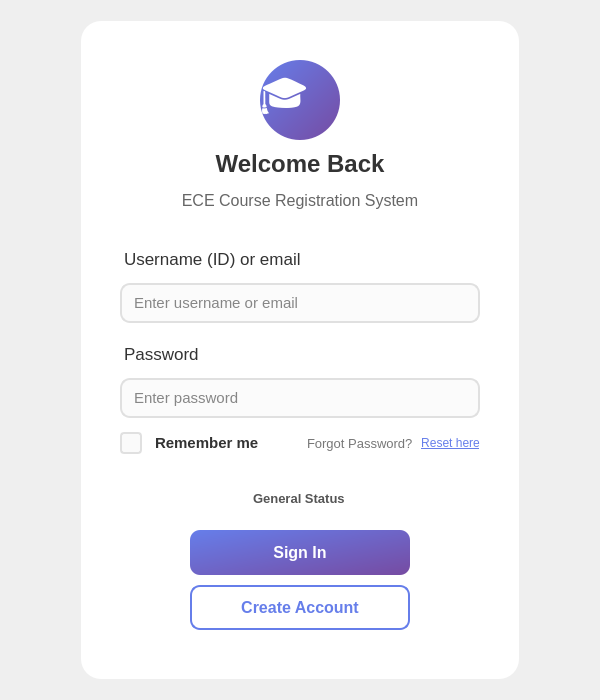
<?xml version="1.0" encoding="UTF-8"?>
<ui version="4.0">
 <class>LoginWidget</class>
 <widget class="QWidget" name="LoginWidget">
  <property name="geometry">
   <rect>
    <x>0</x>
    <y>0</y>
    <width>600</width>
    <height>700</height>
   </rect>
  </property>
  <property name="windowTitle">
   <string>Login</string>
  </property>
  <property name="windowIcon">
   <iconset>
    <normaloff>:/qrc_images/assets/images/login_bg.png</normaloff>:/qrc_images/assets/images/login_bg.png</iconset>
  </property>
  <property name="styleSheet">
   <string notr="true">/* ===== Background Gradient ===== */
QWidget#LoginWidget {
    background: qlineargradient(
        x1: 0, y1: 0,
        x2: 1, y2: 1,
        stop: 0 #667EEA,
        stop: 1 #764BA2
    );
    font-family: &quot;Segoe UI&quot;;
}</string>
  </property>
  <layout class="QGridLayout" name="gridLayout">
   <item row="1" column="1">
    <widget class="QFrame" name="loginPanel">
     <property name="enabled">
      <bool>true</bool>
     </property>
     <property name="sizePolicy">
      <sizepolicy hsizetype="Preferred" vsizetype="Preferred">
       <horstretch>0</horstretch>
       <verstretch>0</verstretch>
      </sizepolicy>
     </property>
     <property name="minimumSize">
      <size>
       <width>385</width>
       <height>0</height>
      </size>
     </property>
     <property name="maximumSize">
      <size>
       <width>650</width>
       <height>750</height>
      </size>
     </property>
     <property name="styleSheet">
      <string notr="true">QFrame#loginPanel {
    background-color: #ffffff;
    border-radius: 20px;
    padding: 30px;
}
</string>
     </property>
     <property name="frameShape">
      <enum>QFrame::Shape::StyledPanel</enum>
     </property>
     <property name="frameShadow">
      <enum>QFrame::Shadow::Raised</enum>
     </property>
     <property name="lineWidth">
      <number>0</number>
     </property>
     <layout class="QGridLayout" name="gridLayout_4">
      <item row="0" column="0">
       <layout class="QVBoxLayout" name="verticalLayout_Title">
        <property name="spacing">
         <number>6</number>
        </property>
        <item alignment="Qt::AlignmentFlag::AlignHCenter">
         <widget class="QLabel" name="logoIcon">
          <property name="minimumSize">
           <size>
            <width>80</width>
            <height>80</height>
           </size>
          </property>
          <property name="maximumSize">
           <size>
            <width>80</width>
            <height>80</height>
           </size>
          </property>
          <property name="styleSheet">
           <string notr="true">QLabel#logoIcon {
    background: qlineargradient(x1:0, y1:0, x2:1, y2:1, stop:0 #667EEA, stop:1 #764BA2);
    border-radius: 40px;
    min-width: 80px;
    min-height: 80px;
    max-width: 80px;
    max-height: 80px;
    font-size: 40px;
    color: white;
    qproperty-alignment: 'AlignCenter';
}
</string>
          </property>
          <property name="text">
           <string>🎓</string>
          </property>
         </widget>
        </item>
        <item alignment="Qt::AlignmentFlag::AlignHCenter">
         <widget class="QLabel" name="lableTitle">
          <property name="minimumSize">
           <size>
            <width>120</width>
            <height>35</height>
           </size>
          </property>
          <property name="styleSheet">
           <string notr="true">QLabel {
    color: #333333;
    font-size: 18pt;
    font-weight: bold;
    text-align: center;
    background: transparent;
}</string>
          </property>
          <property name="text">
           <string>Welcome Back</string>
          </property>
          <property name="alignment">
           <set>Qt::AlignmentFlag::AlignCenter</set>
          </property>
         </widget>
        </item>
        <item>
         <widget class="QLabel" name="labelSubtitle">
          <property name="minimumSize">
           <size>
            <width>300</width>
            <height>40</height>
           </size>
          </property>
          <property name="styleSheet">
           <string notr="true">QLabel#labelSubtitle{
    color: #666666;              /* gray color like HTML example */
    font-size: 12pt;              /* adjust size to fit QFrame */
    font-weight: normal;
    qproperty-alignment: 'AlignCenter';   /* center text horizontally */
    margin-bottom: 14px;
    background: transparent;        
}
</string>
          </property>
          <property name="text">
           <string>ECE Course Registration System</string>
          </property>
          <property name="alignment">
           <set>Qt::AlignmentFlag::AlignCenter</set>
          </property>
         </widget>
        </item>
       </layout>
      </item>
      <item row="1" column="0">
       <layout class="QVBoxLayout" name="verticalLayout_input">
        <property name="spacing">
         <number>5</number>
        </property>
        <item>
         <widget class="QLabel" name="labelUsername">
          <property name="minimumSize">
           <size>
            <width>150</width>
            <height>45</height>
           </size>
          </property>
          <property name="styleSheet">
           <string notr="true">QLabel {
    color: #333333;
    font-size: 13pt;
    margin-top: 10px;
    margin-bottom: 4px;
    background: transparent;
}</string>
          </property>
          <property name="text">
           <string>Username (ID) or email</string>
          </property>
         </widget>
        </item>
        <item>
         <widget class="QLineEdit" name="lineEditUsername">
          <property name="sizePolicy">
           <sizepolicy hsizetype="Minimum" vsizetype="Fixed">
            <horstretch>0</horstretch>
            <verstretch>0</verstretch>
           </sizepolicy>
          </property>
          <property name="minimumSize">
           <size>
            <width>100</width>
            <height>35</height>
           </size>
          </property>
          <property name="maximumSize">
           <size>
            <width>16777215</width>
            <height>65</height>
           </size>
          </property>
          <property name="styleSheet">
           <string notr="true">QLineEdit {
    border: 2px solid #E0E0E0;
    border-radius: 10px;
    padding: 8px 10px;
    background: rgba(250, 250, 250, 200); /* slightly transparent soft white */
    font-size: 11pt;
    color: #111111;                         /* user text color */
    font-style: normal;                      /* ensures user text is not italic */
}

QLineEdit:focus {
    border: 2px solid #667EEA;
    background: rgba(250, 250, 250, 220);   /* slightly brighter on focus */
}

QLineEdit::placeholder {
    color: rgba(50, 50, 50, 200);           /* placeholder text color */
    font-style: italic;                      /* placeholder remains italic */
}
</string>
          </property>
          <property name="placeholderText">
           <string>Enter username or email</string>
          </property>
         </widget>
        </item>
        <item>
         <widget class="QLabel" name="labelPassword">
          <property name="minimumSize">
           <size>
            <width>150</width>
            <height>45</height>
           </size>
          </property>
          <property name="styleSheet">
           <string notr="true">QLabel {
    color: #333333;
    font-size: 13pt;
    margin-top: 10px;
    margin-bottom: 4px;
    background: transparent;
}</string>
          </property>
          <property name="text">
           <string>Password</string>
          </property>
         </widget>
        </item>
        <item>
         <widget class="QLineEdit" name="lineEditPassword">
          <property name="sizePolicy">
           <sizepolicy hsizetype="Expanding" vsizetype="Fixed">
            <horstretch>0</horstretch>
            <verstretch>0</verstretch>
           </sizepolicy>
          </property>
          <property name="minimumSize">
           <size>
            <width>80</width>
            <height>35</height>
           </size>
          </property>
          <property name="maximumSize">
           <size>
            <width>16777215</width>
            <height>65</height>
           </size>
          </property>
          <property name="styleSheet">
           <string notr="true">QLineEdit {
    border: 2px solid #E0E0E0;
    border-radius: 10px;
    padding: 8px 10px;
    background: rgba(250, 250, 250, 200); /* slightly transparent soft white */
    font-size: 11pt;
    color: #111111;                         /* user text color */
    font-style: normal;                      /* ensures user text is not italic */
}

QLineEdit:focus {
    border: 2px solid #667EEA;
    background: rgba(250, 250, 250, 220);   /* slightly brighter on focus */
}

QLineEdit::placeholder {
    color: rgba(50, 50, 50, 200);           /* placeholder text color */
    font-style: italic;                      /* placeholder remains italic */
}
</string>
          </property>
          <property name="echoMode">
           <enum>QLineEdit::EchoMode::Password</enum>
          </property>
          <property name="placeholderText">
           <string>Enter password</string>
          </property>
         </widget>
        </item>
        <item>
         <spacer name="verticalSpacer_3">
          <property name="orientation">
           <enum>Qt::Orientation::Vertical</enum>
          </property>
          <property name="sizeType">
           <enum>QSizePolicy::Policy::Fixed</enum>
          </property>
          <property name="sizeHint" stdset="0">
           <size>
            <width>20</width>
            <height>5</height>
           </size>
          </property>
         </spacer>
        </item>
        <item>
         <layout class="QHBoxLayout" name="horizontalLayout_RememberReset">
          <property name="spacing">
           <number>13</number>
          </property>
          <item>
           <layout class="QHBoxLayout" name="horizontalLayout_Remember">
            <property name="spacing">
             <number>5</number>
            </property>
            <item>
             <widget class="QCheckBox" name="checkBoxRemember">
              <property name="sizePolicy">
               <sizepolicy hsizetype="Fixed" vsizetype="Fixed">
                <horstretch>0</horstretch>
                <verstretch>0</verstretch>
               </sizepolicy>
              </property>
              <property name="minimumSize">
               <size>
                <width>0</width>
                <height>0</height>
               </size>
              </property>
              <property name="styleSheet">
               <string notr="true">QCheckBox#checkBoxRemember {
    spacing: 8px;  /* space between box and text */
    color: #333333; /* text color */
    font-size: 11pt;
    background: transparent;
}

/* Customize the box itself */
QCheckBox#checkBoxRemember::indicator {
    width: 18px;
    height: 18px;
    border-radius: 4px; /* rounded corners */
    border: 2px solid #E0E0E0;
    background: #FAFAFA;
}

/* Hover effect */
QCheckBox#checkBoxRemember::indicator:hover {
    border: 2px solid #667EEA;
}

/* Checked state */
QCheckBox#checkBoxRemember::indicator:checked {
    background: #667EEA;
    border: 2px solid #667EEA;
}
</string>
              </property>
              <property name="text">
               <string/>
              </property>
             </widget>
            </item>
            <item alignment="Qt::AlignmentFlag::AlignLeft">
             <widget class="QLabel" name="labelRemember">
              <property name="styleSheet">
               <string notr="true">QLabel#labelRemember{
    color: #333333;           /* matches your other labels */
    font-size: 11pt;           /* slightly smaller than input labels */
    font-weight: 500;
    background: transparent;
}
</string>
              </property>
              <property name="text">
               <string>Remember me</string>
              </property>
             </widget>
            </item>
           </layout>
          </item>
          <item>
           <layout class="QHBoxLayout" name="horizontalLayout_ResetPwrd">
            <property name="spacing">
             <number>2</number>
            </property>
            <item>
             <widget class="QLabel" name="labelForgotPassword">
              <property name="minimumSize">
               <size>
                <width>110</width>
                <height>30</height>
               </size>
              </property>
              <property name="styleSheet">
               <string notr="true">QLabel#labelForgotPassword {
    color: #777;
    font-size: 10pt;
    font-family: 'Segoe UI';
    qproperty-alignment: 'AlignRight | AlignVCenter';
    background: transparent;
}</string>
              </property>
              <property name="text">
               <string>Forgot Password? </string>
              </property>
             </widget>
            </item>
            <item>
             <widget class="QPushButton" name="buttonResetPassword">
              <property name="sizePolicy">
               <sizepolicy hsizetype="Fixed" vsizetype="Fixed">
                <horstretch>0</horstretch>
                <verstretch>0</verstretch>
               </sizepolicy>
              </property>
              <property name="minimumSize">
               <size>
                <width>0</width>
                <height>30</height>
               </size>
              </property>
              <property name="cursor">
               <cursorShape>PointingHandCursor</cursorShape>
              </property>
              <property name="styleSheet">
               <string notr="true">/* === Reset Button === */
QPushButton#buttonResetPassword {
	color: #667EEA;
	text-decoration: underline;
	border: none;
	background: transparent;
}

QPushButton#buttonResetPassword:hover {
    color: #4F63C6;
}

QPushButton#buttonResetPassword:pressed {
    color: #3C4A99;
}</string>
              </property>
              <property name="text">
               <string>Reset here</string>
              </property>
             </widget>
            </item>
           </layout>
          </item>
         </layout>
        </item>
       </layout>
      </item>
      <item row="2" column="0">
       <spacer name="verticalSpacer_Button_Top">
        <property name="orientation">
         <enum>Qt::Orientation::Vertical</enum>
        </property>
        <property name="sizeType">
         <enum>QSizePolicy::Policy::Fixed</enum>
        </property>
        <property name="sizeHint" stdset="0">
         <size>
          <width>20</width>
          <height>15</height>
         </size>
        </property>
       </spacer>
      </item>
      <item row="3" column="0">
       <layout class="QVBoxLayout" name="verticalLayout_Buttons">
        <property name="spacing">
         <number>10</number>
        </property>
        <item alignment="Qt::AlignmentFlag::AlignHCenter">
         <widget class="QLabel" name="labelGeneralStatus">
          <property name="styleSheet">
           <string notr="true">QLabel#labelGeneralStatus {
    font-size: 10pt;
    font-weight: bold;
    color: #555555;  /* Default text color */
    padding-top: -4px;
    padding-bottom: 2px;
    background: white;
}

/* When property 'statusColor' is set, override color */
QLabel#labelGeneralStatus[statusColor=&quot;red&quot;] {
    color: red;
}
QLabel#labelGeneralStatus[statusColor=&quot;green&quot;] {
    color: green;
}</string>
          </property>
          <property name="text">
           <string>General Status</string>
          </property>
         </widget>
        </item>
        <item alignment="Qt::AlignmentFlag::AlignHCenter">
         <widget class="QPushButton" name="buttonLogin">
          <property name="sizePolicy">
           <sizepolicy hsizetype="Expanding" vsizetype="Preferred">
            <horstretch>0</horstretch>
            <verstretch>0</verstretch>
           </sizepolicy>
          </property>
          <property name="minimumSize">
           <size>
            <width>220</width>
            <height>45</height>
           </size>
          </property>
          <property name="maximumSize">
           <size>
            <width>16777215</width>
            <height>55</height>
           </size>
          </property>
          <property name="cursor">
           <cursorShape>PointingHandCursor</cursorShape>
          </property>
          <property name="styleSheet">
           <string notr="true">QPushButton#buttonLogin {
    background: qlineargradient(x1:0, y1:0, x2:1, y2:1, stop:0 #667EEA, stop:1 #764BA2);
    color: white;
    border: none;
    border-radius: 10px;
    padding: 10px;
    font-size: 12pt;
    font-weight: bold;
}

QPushButton#buttonLogin:hover {
    background: qlineargradient(x1:0, y1:0, x2:1, y2:1, stop:0 #4F63C6, stop:1 #5D3F9E);
    padding-top: 8px;
    padding-bottom: 12px;
}

QPushButton#buttonLogin:pressed {
    background: #3C4A99;
    padding-top: 12px;
    padding-bottom: 8px;
}
</string>
          </property>
          <property name="text">
           <string>Sign In</string>
          </property>
         </widget>
        </item>
        <item alignment="Qt::AlignmentFlag::AlignHCenter">
         <widget class="QPushButton" name="buttonCreateAccount">
          <property name="sizePolicy">
           <sizepolicy hsizetype="Expanding" vsizetype="Preferred">
            <horstretch>0</horstretch>
            <verstretch>0</verstretch>
           </sizepolicy>
          </property>
          <property name="minimumSize">
           <size>
            <width>220</width>
            <height>45</height>
           </size>
          </property>
          <property name="maximumSize">
           <size>
            <width>16777215</width>
            <height>55</height>
           </size>
          </property>
          <property name="cursor">
           <cursorShape>PointingHandCursor</cursorShape>
          </property>
          <property name="tabletTracking">
           <bool>false</bool>
          </property>
          <property name="styleSheet">
           <string notr="true">QPushButton#buttonCreateAccount {
    background: white;
    color: #667EEA;
    border: 2px solid #667EEA;
    border-radius: 10px;
    padding: 10px;
    font-size: 12pt;
    font-weight: bold;
}

QPushButton#buttonCreateAccount:hover {
    background: #f0f2ff;       /* light purple/blue tint */
    padding-top: 8px;
    padding-bottom: 12px;       /* 3D lift effect */
}

QPushButton#buttonCreateAccount:pressed {
    background: #e0e4ff;       /* darker when pressed */
    padding-top: 12px;
    padding-bottom: 8px;       /* pressed down effect */
}
</string>
          </property>
          <property name="text">
           <string>Create Account</string>
          </property>
         </widget>
        </item>
       </layout>
      </item>
      <item row="4" column="0">
       <spacer name="verticalSpacer_Buttons_Bottom">
        <property name="orientation">
         <enum>Qt::Orientation::Vertical</enum>
        </property>
        <property name="sizeType">
         <enum>QSizePolicy::Policy::Minimum</enum>
        </property>
        <property name="sizeHint" stdset="0">
         <size>
          <width>20</width>
          <height>10</height>
         </size>
        </property>
       </spacer>
      </item>
     </layout>
    </widget>
   </item>
   <item row="1" column="0">
    <spacer name="horizontalSpacer_2">
     <property name="orientation">
      <enum>Qt::Orientation::Horizontal</enum>
     </property>
     <property name="sizeType">
      <enum>QSizePolicy::Policy::Preferred</enum>
     </property>
     <property name="sizeHint" stdset="0">
      <size>
       <width>70</width>
       <height>20</height>
      </size>
     </property>
    </spacer>
   </item>
   <item row="0" column="1">
    <spacer name="verticalSpacer">
     <property name="orientation">
      <enum>Qt::Orientation::Vertical</enum>
     </property>
     <property name="sizeType">
      <enum>QSizePolicy::Policy::Minimum</enum>
     </property>
     <property name="sizeHint" stdset="0">
      <size>
       <width>20</width>
       <height>10</height>
      </size>
     </property>
    </spacer>
   </item>
   <item row="1" column="2">
    <spacer name="horizontalSpacer">
     <property name="orientation">
      <enum>Qt::Orientation::Horizontal</enum>
     </property>
     <property name="sizeType">
      <enum>QSizePolicy::Policy::Preferred</enum>
     </property>
     <property name="sizeHint" stdset="0">
      <size>
       <width>70</width>
       <height>20</height>
      </size>
     </property>
    </spacer>
   </item>
   <item row="2" column="1">
    <spacer name="verticalSpacer_2">
     <property name="orientation">
      <enum>Qt::Orientation::Vertical</enum>
     </property>
     <property name="sizeType">
      <enum>QSizePolicy::Policy::Minimum</enum>
     </property>
     <property name="sizeHint" stdset="0">
      <size>
       <width>20</width>
       <height>10</height>
      </size>
     </property>
    </spacer>
   </item>
  </layout>
 </widget>
 <resources/>
 <connections/>
</ui>
